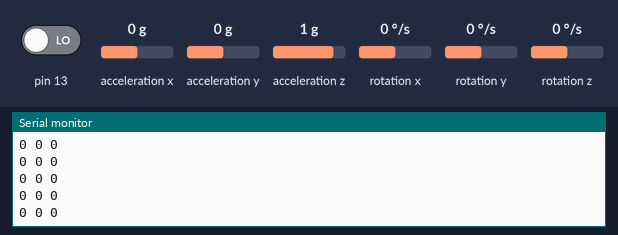
Bench run of a sketch on a simulated Arduino Uno, built with avr-gcc and run on an emulated ATmega328P. Shown: the last lines printed to the serial monitor. The test bench sets the inputs (shaded band); at power-on: acceleration x 0 g, acceleration y 0 g, pin 13 LOW, acceleration z 1 g, rotation x 0 °/s, rotation y 0 °/s, rotation z 0 °/s.

Above: at 1.2 s.
1.3 s: acceleration x set to -1.4 g
At 2.0 s:
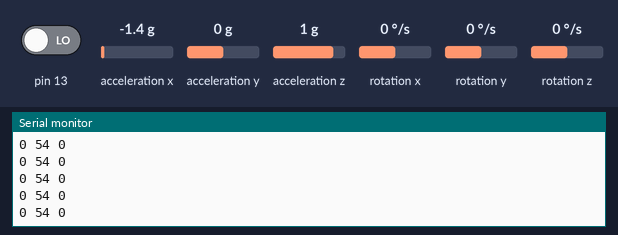
2.8 s: acceleration y set to 0.8 g
At 3.6 s:
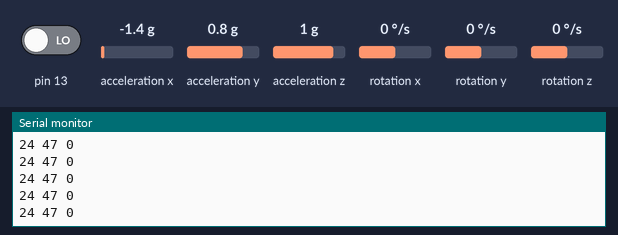
5.8 s: acceleration x set to 0.8 g
At 6.3 s:
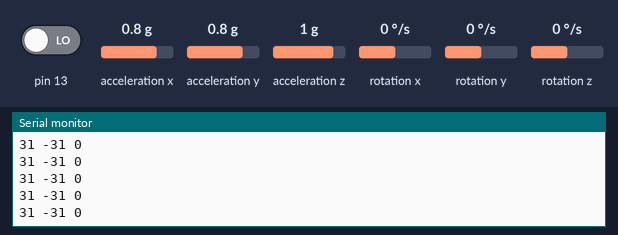
8.8 s: pin 13 driven HIGH
At 9.7 s:
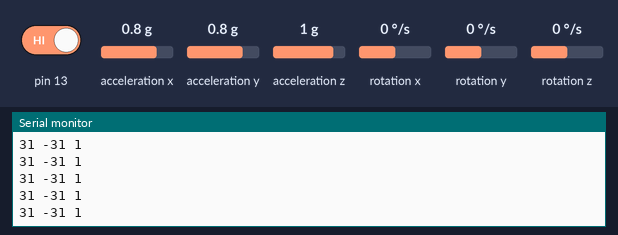
10.3 s: acceleration z set to -1.4 g
At 11.2 s:
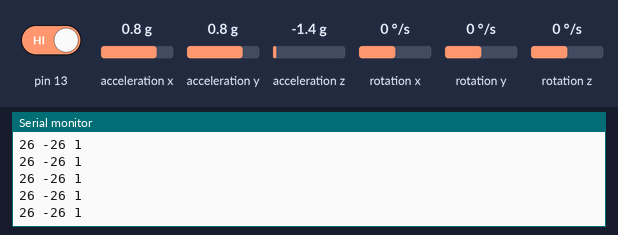
11.8 s: pin 13 driven LOW
At 12.4 s:
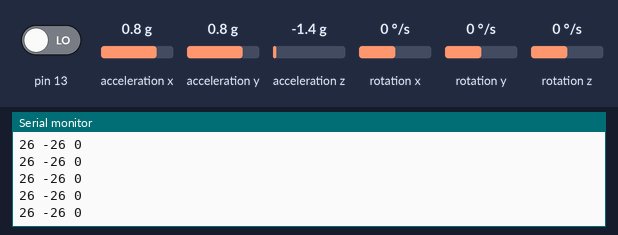
Timing chart, 0 to 14.3 s (numbered marks = the images above; inputs shaded):
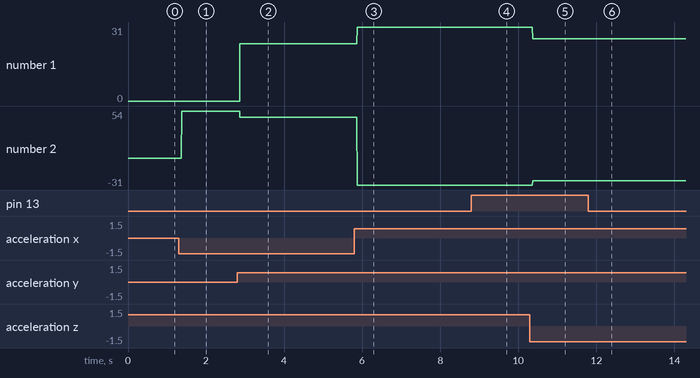

The sketch:

controller.ino
```cpp
/*
* Fil: controller.ino
* Creator: Lucas Norrflod
* Date: 3/4-2025
* This code use a gyroscope and get the y- and x-axis transferred to a ruby program
*/

//included libraries
#include "Wire.h"
#include <MPU6050_light.h>

MPU6050 mpu(Wire);

// declare variables
int buttonPress = 0;
int angleX;
int angleY;
String message;

void setup() {
  // put your setup code here, to run once:
  Serial.begin(9600);
  Wire.begin();

  byte status = mpu.begin();
  while (status != 0) {}  // stop everything if could not connect to MPU6050
}

void loop() {
  // put your main code here, to run repeatedly:
  buttonPress = 0;
  if (digitalRead(13) == HIGH) {
    buttonPress = 1;
  }

  // Gets the tilt angle and button input and makes it into a string
  mpu.update();
  angleX = mpu.getAngleX();
  angleY = mpu.getAngleY();
  message = String(angleX) + " " + String(angleY) + " " + String(buttonPress);
  Serial.println(message); //String is printed in the serial port
}
```

Measured:
- after the input at 1.3 s, the serial monitor: prints a new line after 0.07 s (image 1)
- after the input at 2.8 s, the serial monitor: prints a new line after 0.07 s (image 2)
- after the input at 5.8 s, the serial monitor: prints a new line after 0.07 s (image 3)
- after the input at 8.8 s, the serial monitor: prints a new line after 0.07 s (image 4)
- after the input at 10.3 s, the serial monitor: prints a new line after 0.07 s (image 5)
- after the input at 11.8 s, the serial monitor: prints a new line after 0.07 s (image 6)
- plotted number 1: 0 → 24 after the input at 2.8 s, 24 → 31 after the input at 5.8 s, 31 → 26 after the input at 10.3 s
- plotted number 2: 0 → 54 after the input at 1.3 s, 54 → 47 after the input at 2.8 s, 47 → -31 after the input at 5.8 s, -31 → -26 after the input at 10.3 s
